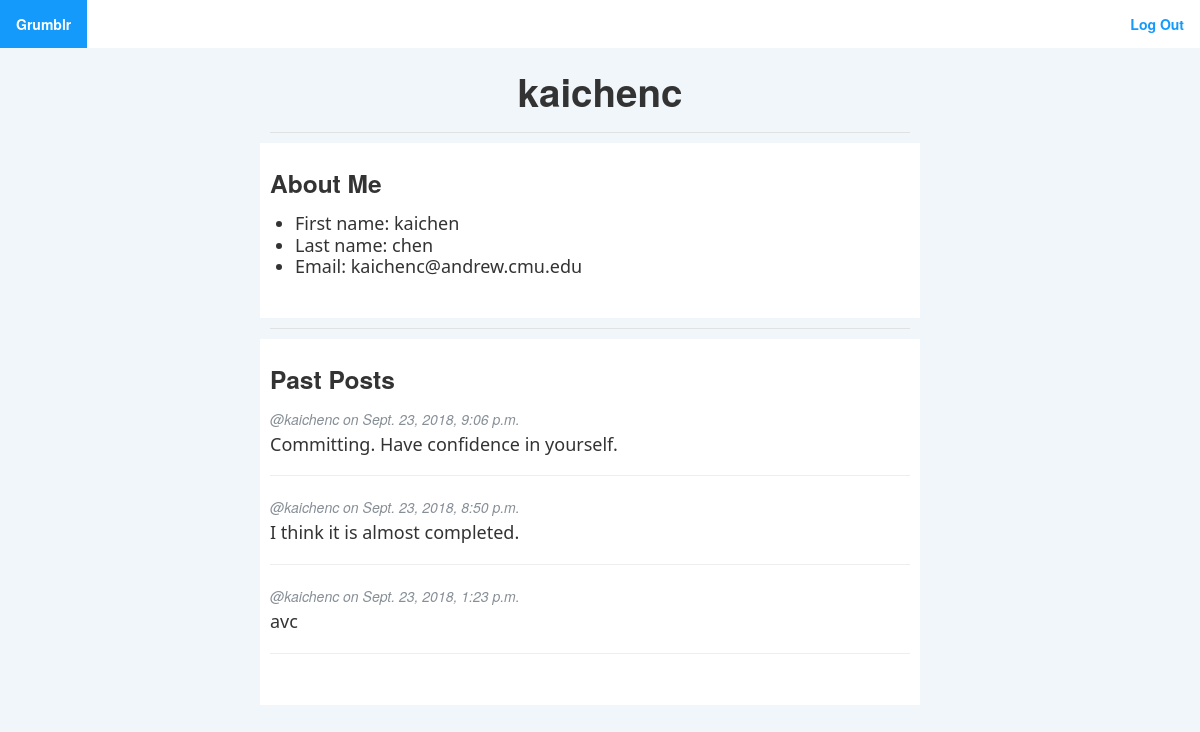
Page /profile/kaichenc/ (signed in) on the committed database.
### grumblr/models.py (models this page shows, shortened)
class Post(models.Model):
    body = models.CharField(max_length=42)
    author = models.ForeignKey(User, on_delete=models.CASCADE, default=2)
    pub_date = models.DateTimeField('date published')

### grumblr/views.py (the view)
# urls.py: path('profile/<username>/', views.profile, name='profile'),
@login_required
def profile(request, username):
    user = User.objects.get(username = username)
    personal_stream = Post.objects.filter(author = user).order_by('-pub_date')[:5]
    context = {
        "user": user,
        "personal_stream": personal_stream
    }
    return render(request, 'grumblr/profile.html', context)

### grumblr/templates/grumblr/profile.html (shortened to what this page needs)
<!DOCTYPE html>
<html lang="en">
<head>
    {% load static %}
    <link href="{% static '/grumblr/vendor/bootstrap/css/bootstrap.min.css' %}" rel="stylesheet">
    <link rel="stylesheet" type="text/css" href="{% static '/grumblr/css/grumblr.css' %}">
</head>
<body>
<ul     class="mynav">
    <li class="mynav" style="float: left;"> <a href="{% url 'grumblr:home' %}">Grumblr</a></li>
    <li class="mynav" style="float: right;"><a href="{% url 'grumblr:logout' %}">Log Out</a></li>
</ul>
<header class="bg-primary text-white">
    <div class="col-lg-6 max-auto container text-center">
        <h1>{{ user.username }}</h1>
    </div>
</header>
<div class="container">
    <div class="row">
        <div class="col-lg-8 mx-auto">
            <hr class="myhr"/>
        </div>
    </div>
</div>
<section id="info">
    <div class="container">
        <div class="row">
            <div class="col-lg-8 mx-auto" style="background-color: #FFFFFF; border: #FFFFFF solid 10px; border-bottom: #FFFFFF solid 30px">
                <h3>About Me</h3>
                    <ul class="mynormfont">
                        <li>First name:     {{ user.first_name }}   </li>
                        <li>Last name:      {{ user.last_name }}    </li>
                        <li>Email:          {{ user.email }}        </li>
                    </ul>
            </div>
        </div>
    </div>
</section>
<div class="container">
    <div class="row">
        <div class="col-lg-8 mx-auto">
            <hr class="myhr"/>
        </div>
    </div>
</div>
<section id="post">
    <div class="container">
        <div class="row">
            <div class="col-lg-8 mx-auto" style="background-color: #FFFFFF; border: #FFFFFF solid 10px; border-bottom: #FFFFFF solid 30px">
                <h3>Past Posts</h3>
                {% for posts in personal_stream %}
                <div class="post-preview">
                    <p class="post-meta">
                        @{{ posts.author.username }}
                        on {{ posts.pub_date }}
                    </p>
                        <p class="post-subtitle">
                            {{ posts.body }}
                            <br/>
                        </p>
                </div>
                <hr/>
                {% endfor %}
            </div>
        </div>
    </div>
</section>
</body>
</html>

### grumblr/static/grumblr/css/grumblr.css (style rules this page uses)
body { background-color: #f0f6fa; }
.myhr { margin-top:10px; margin-bottom:10px; *margin: 0; border: 0; color: #e1e1e1; background-color: #e1e1e1; height: 1px }
.mynormfont { font-size: 18px; font-family: "Segoe UI", Segoe, serif ; line-height: 120%; font-weight: 400; }
ul.mynormfont>li { line-height: 120%; }
ul.mynav { list-style-type: none; margin: 0; padding: 0; overflow: hidden; background-color: #FFFFFF; margin-bottom: 14px; }
li.mynav a { display: block; color: #139afb; text-align: center; font-weight: bold; padding: 14px 16px; text-decoration: none; }
.col-lg-6 { -ms-flex: 0 0 54.666667%; flex: 0 0 56.666667%; max-width: 54.666667%; }
.col-lg-8 { -ms-flex: 0 0 66.666667%; flex: 0 0 66.666667%; max-width: 66.666667%; }
.mr-auto, .mx-auto { margin-right: auto !important; }
.ml-auto, .mx-auto { margin-left: auto !important; }
.post-preview .post-subtitle { font-weight: 400; margin: -5px 0 10px; font-size: 18px; font-family: "Segoe UI", Segoe, serif ; line-height: 120%; }
.post-preview > .post-meta { font-size: 14px; font-style: italic; margin-top: 0; color: #868e96; }

### rows in the picture
Post: author.username "kaichenc", pub_date "Sept. 23, 2018, 9:06 p.m.", body "Committing. Have confidence in yourself."
Post: author.username "kaichenc", pub_date "Sept. 23, 2018, 8:50 p.m.", body "I think it is almost completed."
Post: author.username "kaichenc", pub_date "Sept. 23, 2018, 1:23 p.m.", body "avc"

### other values in the picture
{{ user.username }} "kaichenc"
{{ user.first_name }} "kaichen"
{{ user.last_name }} "chen"
{{ user.email }} "kaichenc@andrew.cmu.edu"
